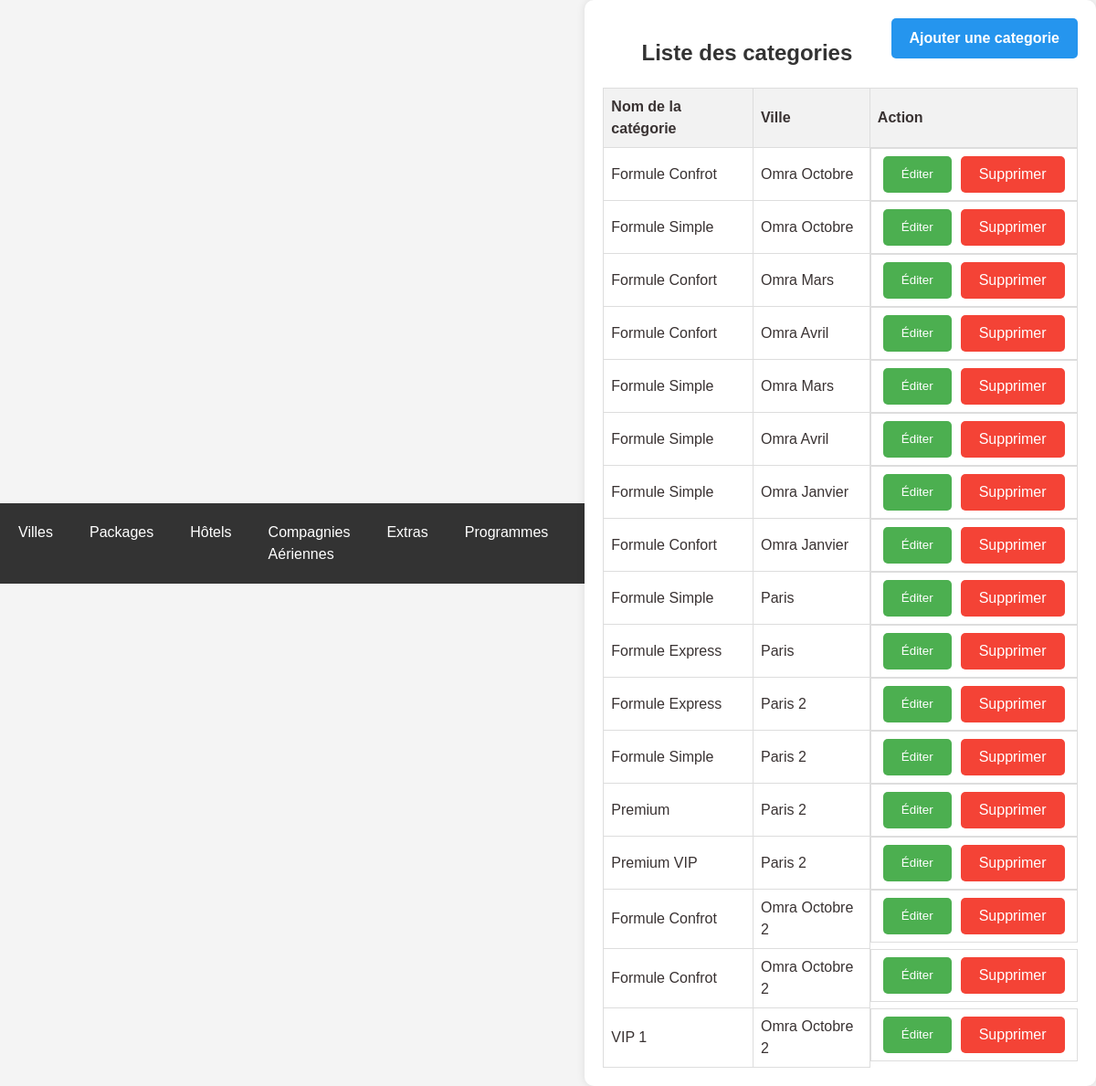
The page /list_type_formule_omra.php (signed in) on the database as committed earlier.
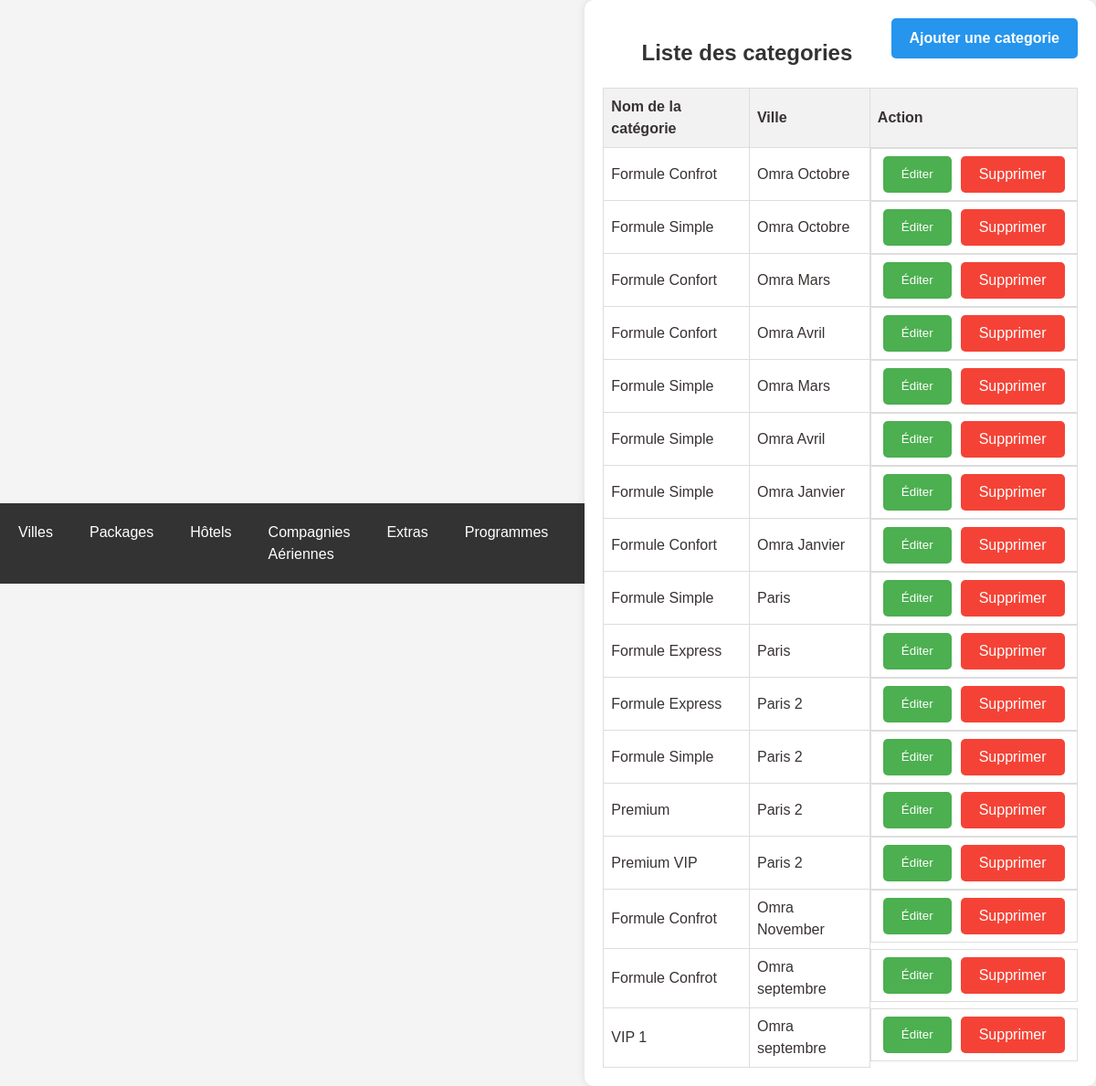
The same page on the database as committed later.
### tables this page shows
CREATE TABLE `type_formule_omra` (
  `id` int(11) NOT NULL,
  `nom` varchar(255) NOT NULL,
  `formule_parent_id` int(11) DEFAULT NULL
);

CREATE TABLE `omra_packages` (
  `id` int(11) NOT NULL,
  `nom` varchar(255) NOT NULL,
  `description` text NOT NULL,
  `photo` varchar(255) NOT NULL
);

### list_type_formule_omra.php (the view, shortened to what this page needs)
<!DOCTYPE html>
<html lang="fr">
<head>
    <link rel="stylesheet" href="styles.css">
    <?php include 'header.php'; ?>
</head>
<body>
    <div class="container">
        <a href="ajout_type_formule.php" class='btn-add'><b>Ajouter une categorie</b></a>
        <h2 class="text-center">Liste des categories</h2>
        <table class="table table-bordered">
            <thead>
                <tr>
                    <th>Nom de la catégorie</th>
                    <th>Ville</th>
                    <th>Action</th>
                </tr>
            </thead>
            <tbody>
                <?php
                include 'db.php';
                $sql_types_formules = "SELECT type_formule_omra.id, type_formule_omra.nom AS nom_formule, omra_packages.nom AS nom_package
                                   FROM type_formule_omra
                                   LEFT JOIN omra_packages ON type_formule_omra.formule_parent_id = omra_packages.id";
                $result_types_formules = mysqli_query($conn, $sql_types_formules);
                if (mysqli_num_rows($result_types_formules) > 0) {
                    while ($row_type_formule = mysqli_fetch_assoc($result_types_formules)) {
                        echo "<tr>";
                        echo "<td>" . $row_type_formule['nom_formule'] . "</td>";
                        echo "<td>" . $row_type_formule['nom_package'] . "</td>";
                        echo "<td class='btn-group'>";
                        echo "<button class='btn btn-edit' onclick=\"window.location.href='edit_type_formule.php?id=" . $row_type_formule['id'] . "'\">Éditer</button>";
                        echo "<a class='btn btn-delete' href='delete_type_formule.php?id=" . $row_type_formule['id'] . "' onclick=\"return confirm('Êtes-vous sûr de vouloir supprimer ce type de formule?')\">Supprimer</a>";
                        echo "</td>";
                        echo "</tr>";
                    }
                } else {
                    echo "<tr><td colspan='3'>Aucun type de formule Omra disponible pour le moment.</td></tr>";
                }
                ?>
            </tbody>
        </table>
    </div>
</body>
</html>

### header.php (shortened to what this page needs)
<!DOCTYPE html>
<html lang="fr">
<head>
    <link rel="stylesheet" href="styles.css">
</head>
<body>
    <nav>
        <ul>
            <li>
                <a href="omrapackage.php">Villes</a>
            </li>
            <li>
                <a href="#">Packages</a>
            </li>
            <li>
                <a href="#">Hôtels</a>
            </li>
            <li>
                <a href="#">Compagnies Aériennes</a>
            </li>
            <li>
                <a href="#">Extras</a>
            </li>
            <li>
                <a href="#">Programmes</a>
            </li>
        </ul>
    </nav>
</body>
</html>

### css/styles.css (style rules this page uses)
body { font-family: 'Lexend', sans-serif; line-height: 1.5; min-height: 100vh; display: flex; align-items: center; justify-content: center; color: #393232; background-color: #f7f7f7; }
.btn-group { display: flex; justify-content: space-between; }
.btn-group { margin-top: auto; }

### list_type_formule_omra.php (style rules this page uses)
body { font-family: Arial, sans-serif; background-color: #f4f4f4; margin: 0; padding: 0; box-sizing: border-box; }
.container { width: 80%; margin: auto; background-color: #fff; padding: 20px; border-radius: 10px; box-shadow: 0 0 10px rgba(0, 0, 0, 0.1); }
h2 { text-align: center; color: #333; }
table { width: 100%; border-collapse: collapse; }
th, td { border: 1px solid #ddd; padding: 8px; text-align: left; }
th { background-color: #f2f2f2; }
.btn-group { text-align: center; }
.btn { padding: 8px 20px; margin: 0 5px; border: none; border-radius: 5px; cursor: pointer; }
.btn-edit { background-color: #4CAF50; color: white; }
.btn-delete { background-color: #f44336; color: white; text-decoration: none; }
.btn-add { background-color: #2595ee; color: white; padding: 10px 20px; border: none; border-radius: 5px; cursor: pointer; float:right; text-decoration: none; }

### header.php (style rules this page uses)
body { font-family: Arial, sans-serif; background-color: #f4f4f4; margin: 0; padding: 0; box-sizing: border-box; }
nav { background-color: #333; color: white; padding: 10px; }
nav ul { list-style-type: none; padding: 0; margin: 0; display: flex; }
nav ul li { position: relative; margin-right: 20px; }
nav ul li a { color: white; text-decoration: none; padding: 10px; display: block; }

Rows that differ between the two databases and show on the page:
changed through a linked row, type_formule_omra: formule_parent.nom "Omra Octobre 2" → "Omra November"
changed through a linked row, type_formule_omra (number 16 of 17 on the later page): formule_parent.nom "Omra Octobre 2" → "Omra septembre"
changed through a linked row, type_formule_omra "VIP 1": formule_parent.nom "Omra Octobre 2" → "Omra septembre"
